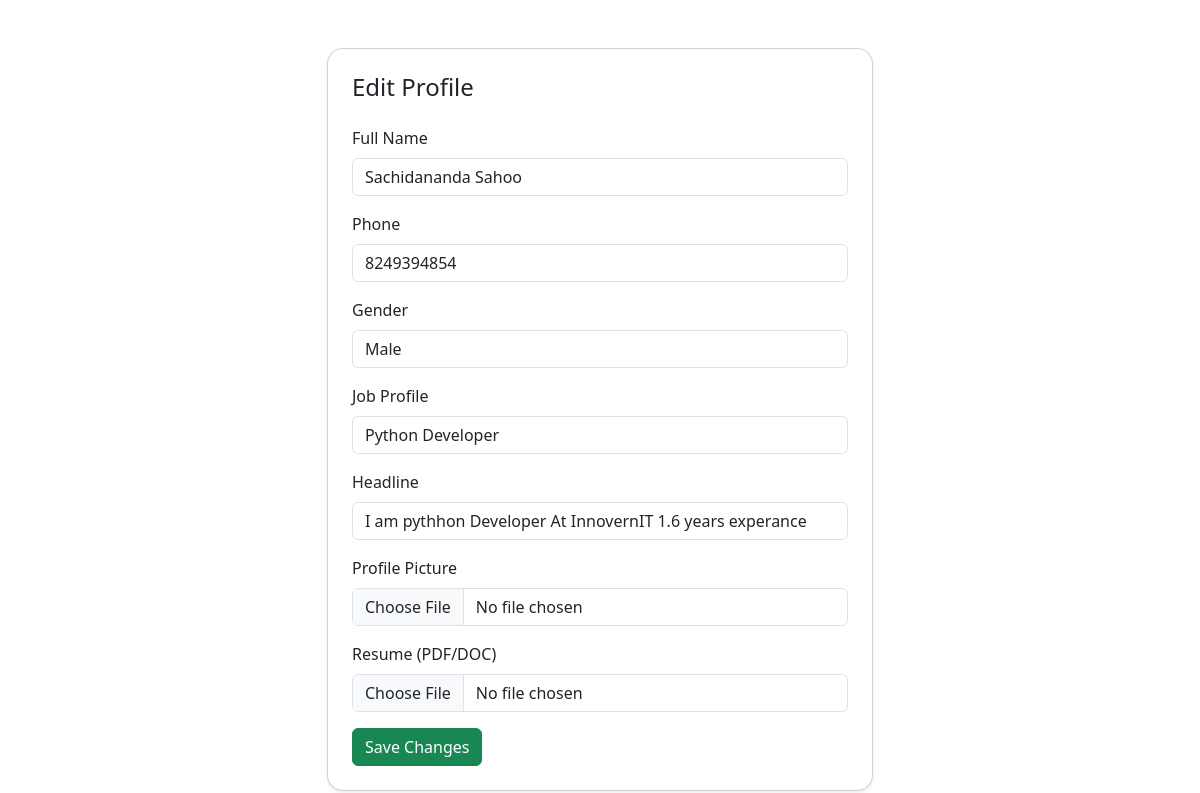
Page /edit-profile/ (signed in) on the committed database.
### login/models.py (models this page shows, shortened)
class UserProfile(models.Model):
    user = models.OneToOneField(User, on_delete=models.CASCADE)
    full_name = models.CharField(max_length=255)
    phone = models.CharField(max_length=20, blank=True)
    gender = models.CharField(max_length=10, choices=[('male', 'Male'), ('female', 'Female'), ('other', 'Other')])
    image = models.ImageField(upload_to='profile_pics/', blank=True, null=True)
    job_profile = models.CharField(max_length=255, blank=True)
    headline = models.CharField(max_length=255, blank=True)  # Short tagline
    resume = models.FileField(upload_to='profile_resumes/', blank=True, null=True)

### login/views.py (the view, shortened to what this page needs)
# urls.py: path('edit-profile/', views.edit_profile, name='edit_profile'),
@login_required
def edit_profile(request):
    profile, created = UserProfile.objects.get_or_create(user=request.user)
    return render(request, 'edit_profile.html', {'profile': profile})

### login/templates/edit_profile.html (shortened to what this page needs)
<!DOCTYPE html>
<html lang="en">
<head>
  <link href="https://cdn.jsdelivr.net/npm/bootstrap@5.3.0/dist/css/bootstrap.min.css" rel="stylesheet">
</head>
<body>
  <div class="container mt-5">
    <div class="row justify-content-center">
      <div class="col-md-6">
        <div class="card shadow-sm rounded-4">
          <div class="card-body p-4">
            <h4 class="mb-4">Edit Profile</h4>
            <form method="POST" enctype="multipart/form-data">
              <div class="mb-3">
                <label class="form-label">Full Name</label>
                <input type="text" name="full_name" value="{{ profile.full_name }}" class="form-control">
              </div>
              <div class="mb-3">
                <label class="form-label">Phone</label>
                <input type="text" name="phone" value="{{ profile.phone }}" class="form-control">
              </div>
              <div class="mb-3">
                <label class="form-label">Gender</label>
                <select name="gender" class="form-control">
                  <option value="male" {% if profile.gender == "male" %}selected{% endif %}>Male</option>
                </select>
              </div>
              <div class="mb-3">
                <label class="form-label">Job Profile</label>
                <input type="text" name="job_profile" value="{{ profile.job_profile }}" class="form-control">
              </div>
              <div class="mb-3">
                <label class="form-label">Headline</label>
                <input type="text" name="headline" value="{{ profile.headline }}" class="form-control">
              </div>
              <div class="mb-3">
                <label class="form-label">Profile Picture</label>
                <input type="file" name="image" class="form-control">
              </div>
              <div class="mb-3">
                <label class="form-label">Resume (PDF/DOC)</label>
                <input type="file" name="resume" class="form-control">
              </div>
              <button type="submit" class="btn btn-success">Save Changes</button>
            </form>
          </div>
        </div>
      </div>
    </div>
  </div>
</body>
</html>

### rows in the picture
UserProfile: full_name "Sachidananda Sahoo", phone "8249394854", gender "Male", job_profile "Python Developer", headline "I am pythhon Developer At InnovernIT 1.6 years experance"
